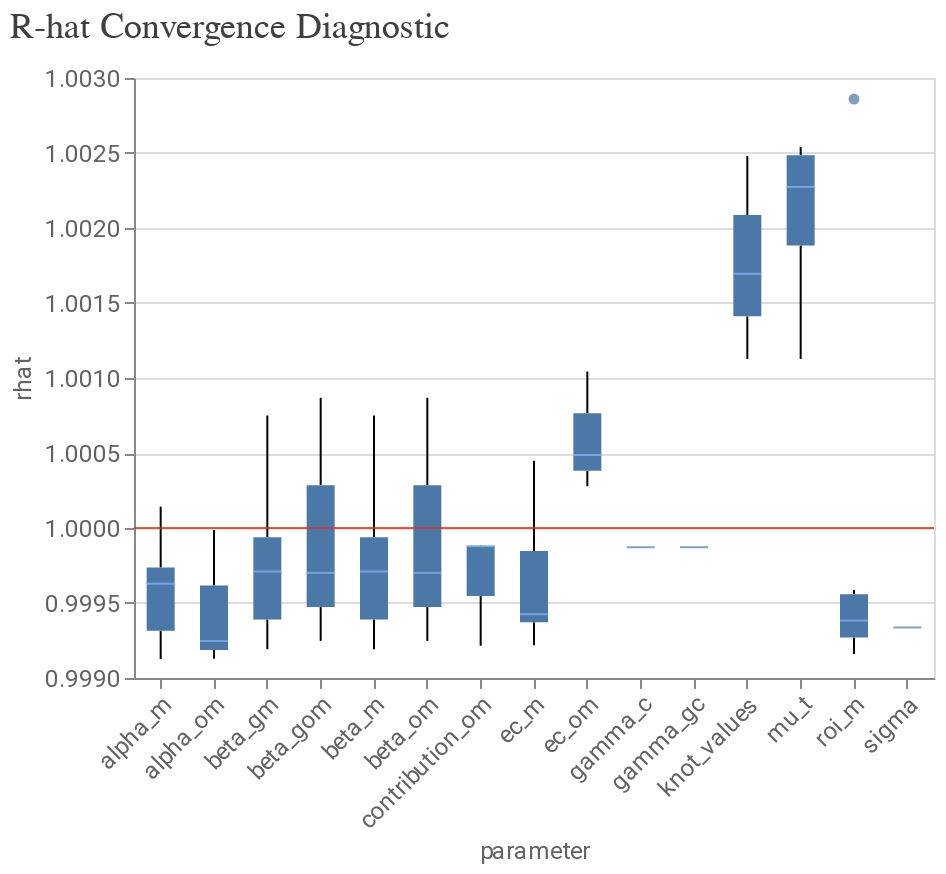

The notebook cell saved with this chart:
### Code cell
model_diagnostics = visualizer.ModelDiagnostics(mmm)
model_diagnostics.plot_rhat_boxplot()

### Figure 1 — Vega-Lite specification as saved in the notebook (floating-point values rounded to 4 significant figures; data arrays with more than 128 entries replaced by an {"elided": "..."} marker saying what was removed)
{"config": {"view": {"continuousWidth": 300, "continuousHeight": 300}, "axis": {"labelColor": "#5F6368", "labelFont": "Roboto", "labelFontSize": 12, "titleColor": "#5F6368", "titleFont": "Roboto", "titleFontSize": 12, "titleFontWeight": "normal"}}, "layer": [{"data": {"name": "data-d8dbbb89186b9e146dda3baafdfa50fa"}, "mark": {"type": "boxplot", "median": {"color": "#8AB4F8"}, "outliers": {"filled": true}}, "encoding": {"x": {"axis": {"labelAngle": -45}, "field": "parameter", "type": "nominal"}, "y": {"field": "rhat", "scale": {"zero": false}, "type": "quantitative"}}}, {"data": {"name": "empty"}, "mark": {"type": "rule", "color": "#D93025", "opacity": 0.8}, "encoding": {"y": {"datum": 1}}}], "title": {"text": "R-hat Convergence Diagnostic", "anchor": "start", "color": "#3C4043", "font": "Google Sans Display", "fontSize": 18, "fontWeight": "normal", "offset": 10}, "width": 400, "$schema": "https://vega.github.io/schema/vega-lite/v5.20.1.json", "datasets": {"data-d8dbbb89186b9e146dda3baafdfa50fa": {"elided": "386 records"}, "empty": [{}]}}
